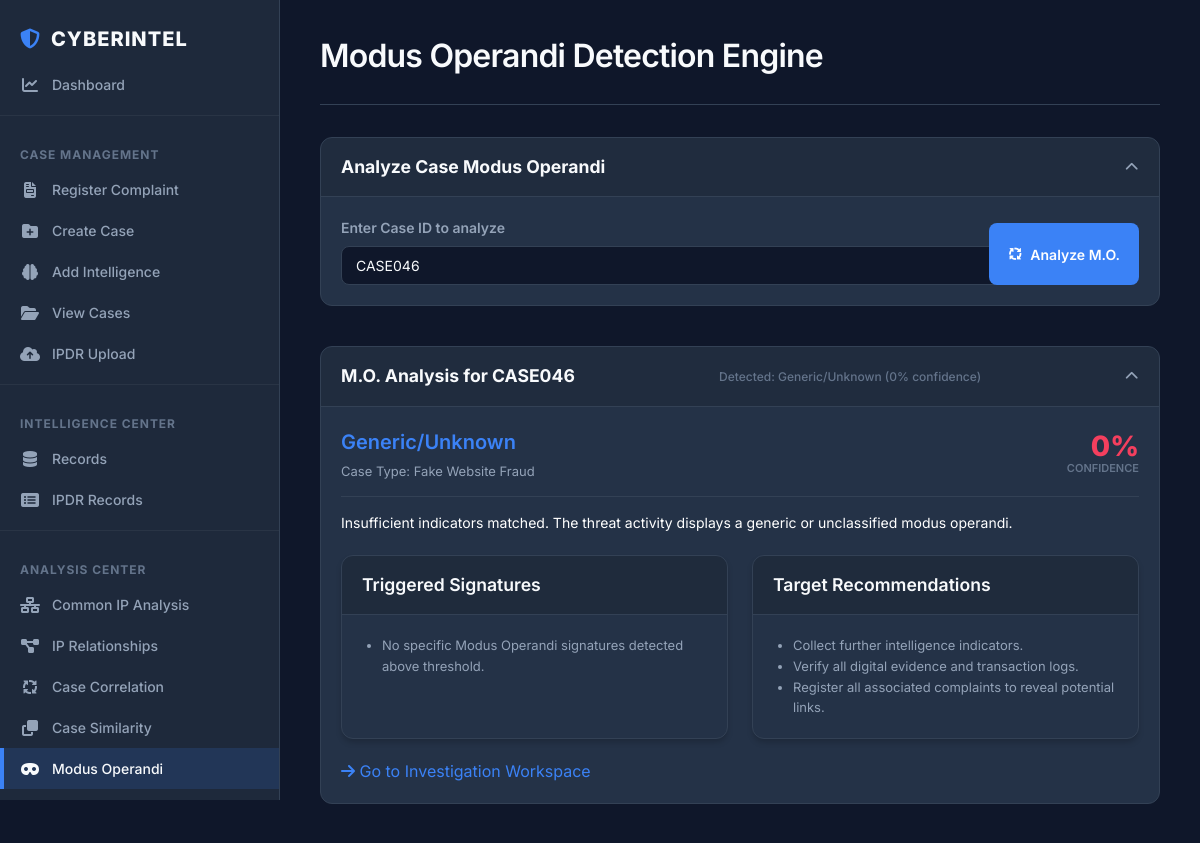
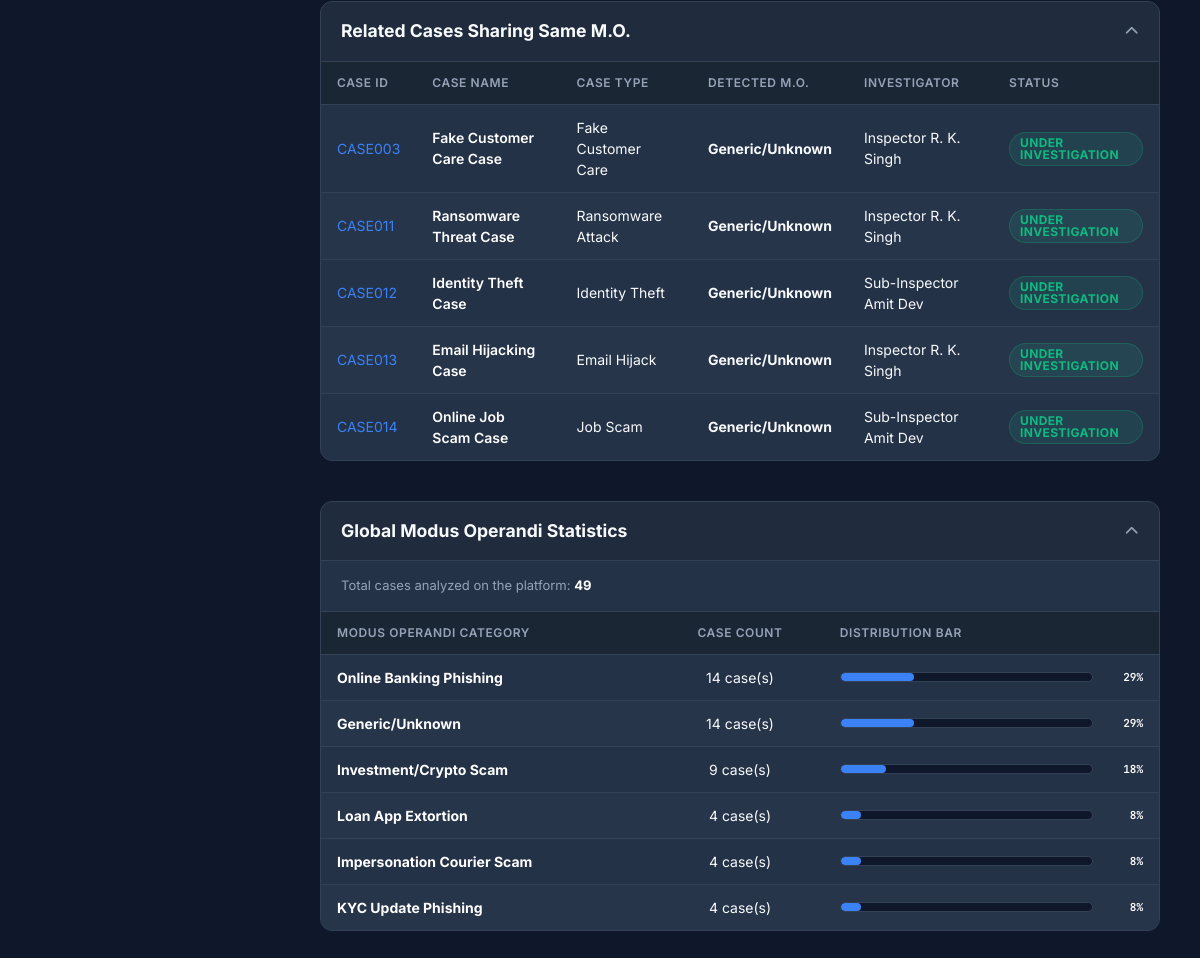
The app's page /modus_operandi?case_id=CASE046 with its own data (2 pictures, top to bottom).
### tables this page shows
CREATE TABLE cases (
    id INTEGER PRIMARY KEY AUTOINCREMENT,
    case_id TEXT UNIQUE,
    case_name TEXT,
    case_type TEXT,
    investigator TEXT,
    status TEXT,
    created_date TEXT
);

### app.py (the view)
@app.route("/modus_operandi", methods=["GET", "POST"])
def modus_operandi():
    case_id = ""
    if request.method == "POST":
        case_id = request.form.get("case_id", "").strip()
    else:
        case_id = request.args.get("case_id", "").strip()
    mo_data = None
    if case_id:
        mo_data = detect_case_mo(case_id)
    stats = get_mo_stats()
    return render_template(
        "modus_operandi.html",
        case_id=case_id,
        mo_data=mo_data,
        stats=stats
    )

### services/cache_service.py (called while the page is built)
def request_cached(name_prefix):
    def decorator(func):
        def wrapper(*args, **kwargs):
            if not has_request_context():
                return func(*args, **kwargs)
            if not hasattr(g, 'request_cache'):
                g.request_cache = {}
            key_args = tuple(str(a) for a in args)
            key_kwargs = tuple((k, str(v)) for k, v in sorted(kwargs.items()))
            key = (name_prefix, key_args, key_kwargs)
            if key not in g.request_cache:
                g.request_cache[key] = func(*args, **kwargs)
            return g.request_cache[key]
        wrapper.__name__ = func.__name__
        return wrapper
    return decorator

### services/modus_operandi_service.py (called while the page is built)
def _connect():
    return sqlite3.connect(DB_PATH)

### templates/modus_operandi.html
{% extends "base.html" %}
{% block content %}
<div class="workspace-header">
    <div>
        <h1>Modus Operandi Detection Engine</h1>
    </div>
</div>
<div class="ws-grid">
    <details class="ws-card span-2" open>
        <summary><span>Analyze Case Modus Operandi</span></summary>
        <div class="ws-card-body">
            <form method="POST" style="flex-direction: row; gap: 15px; align-items: flex-end; flex-wrap: wrap;">
                <div class="form-group" style="flex: 1; min-width: 250px;">
                    <label>Enter Case ID to analyze</label>
                    <input type="text" name="case_id" value="{{ case_id }}" placeholder="e.g. CASE001" required>
                </div>
                <button type="submit" class="btn btn-primary" style="height: 40px;"><i class="fa-solid fa-arrows-spin"></i> Analyze M.O.</button>
            </form>
        </div>
    </details>
    {% if mo_data %}
    <details class="ws-card span-2" open>
        <summary>
            <span>M.O. Analysis for {{ mo_data.case_id }}</span>
            <span class="ws-hint">Detected: {{ mo_data.detected_mo }} ({{ mo_data.confidence }}% confidence)</span>
        </summary>
        <div class="ws-card-body">
            <div style="display: flex; justify-content: space-between; align-items: center; border-bottom: 1px solid var(--border-subtle); padding-bottom: 15px; margin-bottom: 15px; flex-wrap: wrap; gap: 15px;">
                <div>
                    <h3 style="margin: 0; color: var(--primary);">{{ mo_data.detected_mo }}</h3>
                    <p style="margin: 5px 0 0 0; color: var(--text-secondary); font-size: 13px;">Case Type: {{ mo_data.case_type or '—' }}</p>
                </div>
                <div style="display: flex; flex-direction: column; align-items: flex-end;">
                    <div style="font-size: 1.75rem; font-weight: 800; color: {% if mo_data.confidence >= 80 %}var(--color-low){% elif mo_data.confidence >= 60 %}var(--color-medium){% else %}var(--color-high){% endif %}; line-height: 1;">{{ mo_data.confidence }}%</div>
                    <span style="font-size: 11px; color: var(--text-muted); font-weight: 600; text-transform: uppercase;">Confidence</span>
                </div>
            </div>
            <p style="font-size: 14px; line-height: 1.6; color: #fff; margin-bottom: 20px;">{{ mo_data.description }}</p>
            <div class="ws-grid">
                <div class="card" style="margin-bottom: 0;">
                    <div class="card-header">
                        <h3>Triggered Signatures</h3>
                    </div>
                    <div class="card-body">
                        {% if mo_data.signatures %}
                        <ul style="margin: 0; padding-left: 20px; font-size: 13px; color: var(--text-secondary); line-height: 1.6;">
                            {% for sig in mo_data.signatures %}
                            <li>{{ sig }}</li>
                            {% endfor %}
                        </ul>
                        {% else %}
                        <p class="ws-msg">No matching signatures detected.</p>
                        {% endif %}
                    </div>
                </div>
                <div class="card" style="margin-bottom: 0;">
                    <div class="card-header">
                        <h3>Target Recommendations</h3>
                    </div>
                    <div class="card-body">
                        {% if mo_data.recommendations %}
                        <ul style="margin: 0; padding-left: 20px; font-size: 13px; color: var(--text-secondary); line-height: 1.6;">
                            {% for rec in mo_data.recommendations %}
                            <li>{{ rec }}</li>
                            {% endfor %}
                        </ul>
                        {% else %}
                        <p class="ws-msg">No recommendations available.</p>
                        {% endif %}
                    </div>
                </div>
            </div>
            <p style="margin-top: 20px; margin-bottom: 0;"><a class="ws-link" href="/workspace/{{ mo_data.case_id }}"><i class="fa-solid fa-arrow-right"></i> Go to Investigation Workspace</a></p>
        </div>
    </details>
    <details class="ws-card span-2" open>
        <summary><span>Related Cases Sharing Same M.O.</span></summary>
        <div class="ws-card-body" style="padding: 0;">
            {% if mo_data.related_cases %}
            <div class="table-container" style="border: none; margin: 0; border-radius: 0;">
                <table>
                    <thead>
                        <tr>
                            <th>Case ID</th>
                            <th>Case Name</th>
                            <th>Case Type</th>
                            <th>Detected M.O.</th>
                            <th>Investigator</th>
                            <th>Status</th>
                        </tr>
                    </thead>
                    <tbody>
                        {% for rc in mo_data.related_cases %}
                        <tr>
                            <td><a class="ws-link" href="/workspace/{{ rc.case_id }}">{{ rc.case_id }}</a></td>
                            <td style="color: #fff; font-weight: 600;">{{ rc.case_name }}</td>
                            <td>{{ rc.case_type }}</td>
                            <td><strong>{{ rc.detected_mo }}</strong></td>
                            <td>{{ rc.investigator }}</td>
                            <td>
                                <span class="badge {% if rc.status == 'Open' %}badge-info{% else %}badge-low{% endif %}">{{ rc.status }}</span>
                            </td>
                        </tr>
                        {% endfor %}
                    </tbody>
                </table>
            </div>
            {% else %}
            <p class="ws-msg" style="padding: 20px;">No other cases found sharing this Modus Operandi.</p>
            {% endif %}
        </div>
    </details>
    {% endif %}
    <details class="ws-card span-2" open>
        <summary><span>Global Modus Operandi Statistics</span></summary>
        <div class="ws-card-body" style="padding: 0;">
            <div style="padding: 15px 20px; border-bottom: 1px solid var(--border-subtle);">
                <p style="margin: 0; font-size: 13px; color: var(--text-secondary);">Total cases analyzed on the platform: <strong style="color: #fff;">{{ stats.total_cases }}</strong></p>
            </div>
            <div class="table-container" style="border: none; margin: 0; border-radius: 0;">
                <table>
                    <thead>
                        <tr>
                            <th style="width: 40%;">Modus Operandi Category</th>
                            <th style="text-align: center; width: 20%;">Case Count</th>
                            <th style="width: 40%;">Distribution Bar</th>
                        </tr>
                    </thead>
                    <tbody>
                        {% for dist in stats.distribution %}
                        <tr>
                            <td><strong style="color: #fff;">{{ dist.name }}</strong></td>
                            <td style="text-align: center;">{{ dist.count }} case(s)</td>
                            <td>
                                <div style="display: flex; align-items: center; gap: 10px;">
                                    <div class="progress-bar-container" style="flex: 1; height: 8px; margin: 0;">
                                        <div class="progress-bar-fill" style="width: {{ dist.percentage }}%;"></div>
                                    </div>
                                    <span style="font-size: 11px; font-family: var(--font-mono); font-weight: 600; color: #fff; width: 40px; text-align: right;">{{ dist.percentage }}%</span>
                                </div>
                            </td>
                        </tr>
                        {% endfor %}
                    </tbody>
                </table>
            </div>
        </div>
    </details>
</div>
{% endblock %}

### records on screen
cases: case_id "CASE046", case_type "Fake Website Fraud"
cases: case_id "CASE003", case_name "Fake Customer Care Case", case_type "Fake Customer Care", detected_mo "Generic/Unknown", investigator "Inspector R. K. Singh", status "UNDER INVESTIGATION"
cases: case_id "CASE011", case_name "Ransomware Threat Case", case_type "Ransomware Attack", detected_mo "Generic/Unknown", investigator "Inspector R. K. Singh", status "UNDER INVESTIGATION"
cases: case_id "CASE012", case_name "Identity Theft Case", case_type "Identity Theft", detected_mo "Generic/Unknown", investigator "Sub-Inspector Amit Dev", status "UNDER INVESTIGATION"
cases: case_id "CASE013", case_name "Email Hijacking Case", case_type "Email Hijack", detected_mo "Generic/Unknown", investigator "Inspector R. K. Singh", status "UNDER INVESTIGATION"
cases: case_id "CASE014", case_name "Online Job Scam Case", case_type "Job Scam", detected_mo "Generic/Unknown", investigator "Sub-Inspector Amit Dev", status "UNDER INVESTIGATION"

### other values on screen
{{ mo_data.detected_mo }} "Generic/Unknown"
{{ mo_data.confidence }} "0"
{{ mo_data.description }} "Insufficient indicators matched. The threat activity displays a generic or unclassified modus operandi."
{{ sig }} "No specific Modus Operandi signatures detected above threshold."
{{ rec }} "Collect further intelligence indicators." "Verify all digital evidence and transaction logs." "Register all associated complaints to reveal potential links."
{{ stats.total_cases }} "49"
{{ dist.name }} "Online Banking Phishing" "Generic/Unknown" "Investment/Crypto Scam" "Loan App Extortion" "Impersonation Courier Scam" "KYC Update Phishing"
{{ dist.count }} "14" "14" "9" "4" "4" "4"
{{ dist.percentage }} "29" "29" "18" "8" "8" "8"
